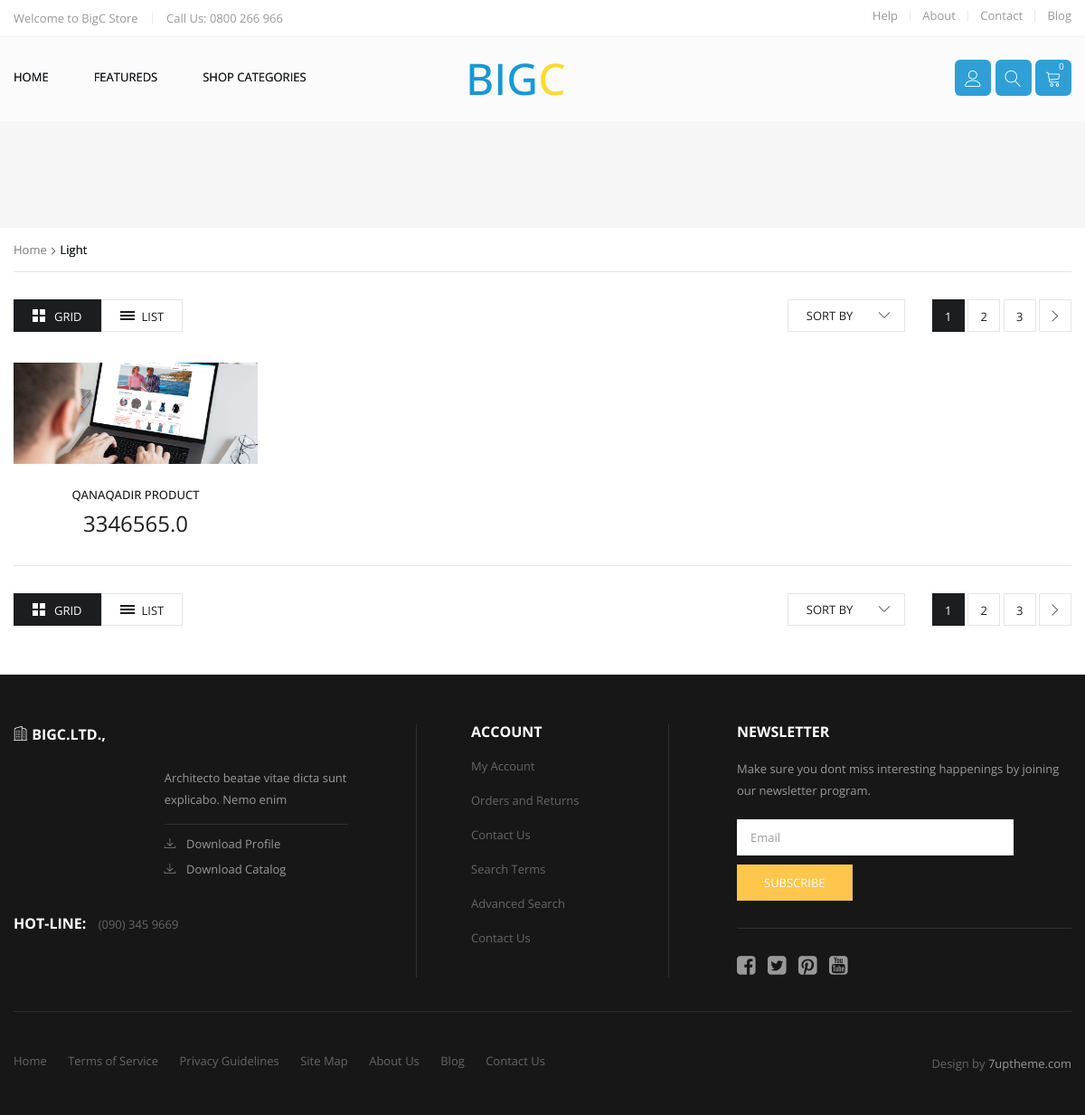
Screenshot of /category/1/bugatti-chiyron with the database file from the repository.
### product/models.py (models this page shows, shortened)
class Product(models.Model):
    STATUS = (
        ('True', 'Mavjud'),
        ('False', 'Mavjud emas'),
    )
    category = models.ForeignKey(Category, on_delete=models.CASCADE)
    title = models.CharField(max_length=222,unique=True)
    keywords = models.CharField(max_length=222, unique=True)
    description = models.TextField(blank=True)
    image = models.ImageField(upload_to='images/', blank=True)
    size = models.CharField(max_length=100)
    price = models.FloatField()
    amount = models.IntegerField()
    minamount = models.IntegerField()
    slug = models.SlugField(null=False, unique=True)
    status = models.CharField(max_length=10,choices=STATUS)
    create_at = models.DateTimeField(auto_now_add=True)
    update_at = models.DateTimeField(auto_now=True)
    class Meta:
        verbose_name = 'product'
        verbose_name_plural = 'products'
    def image_tag(self):
        return mark_safe('<img src="{}" height="50"/>'.format(self.image.url))
    image_tag.short_description='Image'

### home/views.py (the view)
# urls.py: path('category/<int:id>/<slug:slug>', views.category_products, name='category_products'),
def category_products(request, id, slug):
    category=Category.objects.all()
    products_latest = Product.objects.all().order_by('-id')[:8] #last 4 product
    catdata =Category.objects.get(pk=id)
    products=Product.objects.filter(category_id=id)
    context = {
        'products':products,
        'category':category,
        'catdata':catdata,
        'products_latest': products_latest,
    }
    return render(request, 'category_products.html', context)

### home/templates/category_products.html (shortened to what this page needs)
{% load static %}
<!DOCTYPE HTML>
<html lang="en-US">
<head>
	<link rel="stylesheet" type="text/css" href="{% static 'css/font-awesome.min.css' %}"/>
	<link rel="stylesheet" type="text/css" href="{% static 'css/font-linearicons.css' %}"/>
	<link rel="stylesheet" type="text/css" href="{% static 'css/bootstrap.css' %}"/>
	<link rel="stylesheet" type="text/css" href="{% static 'css/bootstrap-theme.css' %}"/>
	<link rel="stylesheet" type="text/css" href="{% static 'css/jquery.fancybox.css' %}"/>
	<link rel="stylesheet" type="text/css" href="{% static 'css/jquery-ui.css' %}"/>
	<link rel="stylesheet" type="text/css" href="{% static 'css/owl.carousel.css' %}"/>
	<link rel="stylesheet" type="text/css" href="{% static 'css/owl.transitions.css' %}"/>
	<link rel="stylesheet" type="text/css" href="{% static 'css/owl.theme.css' %}"/>
	<link rel="stylesheet" type="text/css" href="{% static 'css/theme.css' %}" media="all"/>
	<link rel="stylesheet" type="text/css" href="{% static 'css/responsive.css' %}" media="all"/>
{% load static %}
</head>
<body>
<div class="wrap">
	<div id="header">
		<div class="top-header3">
			<div class="container">
				<div class="row">
					<div class="col-md-6 col-sm-6 col-xs-12">
						<p class="contact-top3">
							<label>Welcome to BigC Store </label>
							<span>Call Us: 0800 266 966</span>
						</p>
					</div>
					<div class="col-md-6 col-sm-6 col-xs-12">
						<ul class="menu-top3 list-inline text-right">
							<li><a href="#">Help</a></li>
							<li><a href="#">About</a></li>
							<li><a href="#">Contact</a></li>
							<li><a href="#">Blog</a></li>
						</ul>
					</div>
				</div>
			</div>
		</div>
		<div class="header header3">
			<div class="container">
				<div class="row">
					<div class="col-md-5 col-sm-12 col-xs-12">
						<div class="main-nav main-nav3">
							<ul class="main-menu">
								<li class="menu-item-has-childrent current-menu-item">
									<a href="/home">Home</a>
								</li>
								<li class="menu-item-has-childrent">
									<a href="detail.html">featureds</a>
								</li>
								<li class="menu-item-has-childrent">
									<a href="grid.html">Shop categories </a>
								</li>
							</ul>
						</div>
					</div>
					<div class="col-md-3 col-sm-6 col-xs-12">
						<div class="logo-header3">
							<a href="index.html"><h1>BIG<span>C</span></h1></a>
						</div>
					</div>
					<div class="col-md-4 col-sm-6 col-xs-12">
						<div class="info-header info-header3">
							<ul class="info-total">
								<li class="info-user info-user3">
									<a href="#" class="info-icon icon-user"><span class="lnr lnr-user"></span></a>
								</li>
								<li class="info-search">
									<a href="#" class="info-icon icon-search"><span class="lnr lnr-magnifier"></span></a>
								</li>
								<li class="info-cart info-cart3">
									<a href="#" class="info-icon icon-cart"><span class="lnr lnr-cart"></span> <sup>0</sup></a>
								</li>
							</ul>
						</div>
					</div>
				</div>
			</div>
		</div>
	</div>
</div>
	<div id="content">
		<div class="category-slider owl-default">
			<div class="container">
				<div class="row">
					<div class="wrap-item">
						<div class="item">
						</div>
						<div class="item">
						</div>
						<div class="item">
						</div>
						<div class="item">
						</div>
					</div>
				</div>
			</div>
		</div>
		<div class="main-content">
			<div class="container">
				<div class="bread-crumb">
					<a href="#">Home</a> <span class="lnr lnr-chevron-right"></span> <span>Light</span>
				</div>
				<div class="product-grid">
					<div class="sort-pagi-bar top clearfix">
						<ul class="product-sort pull-left list-inline">
							<li><a href="#" class="grid active">Grid</a></li>
							<li><a href="#" class="list">List</a></li>
						</ul>
						<ul class="product-pagi-nav pull-right list-inline">
							<li><a href="#" class="active">1</a></li>
							<li><a href="#">2</a></li>
							<li><a href="#">3</a></li>
							<li><a href="#" class="next"><span class="lnr lnr-chevron-right"></span></a></li>
						</ul>
						<div class="product-filter pull-right">
						</div>
					</div>
					<ul class="list-product row list-unstyled">
                        {% for rs in products %}
						<li class="col-md-3 col-sm-6 col-xs-12">
							<div class="item-product">
								<div class="item-product-thumb">
									<a href="#" class="product-thumb-link"><img class="img-responsive" src="{{ rs.image.url }}" alt="" /></a>
								</div>
								<div class="item-product-info">
									<h1 class="title-product"><a href="/product/{{ rs.id }}/{{ rs.slug }}">{{ rs.title }}</a></h1>
									<div class="info-price">
										<span>{{ rs.price }} </span>
									</div>
								</div>
							</div>
						</li>
                        {% endfor %}
					</ul>
					<div class="sort-pagi-bar bottom clearfix">
						<ul class="product-sort pull-left list-inline">
							<li><a href="grid.html" class="grid active">Grid</a></li>
							<li><a href="list.html" class="list">List</a></li>
						</ul>
						<ul class="product-pagi-nav pull-right list-inline">
							<li><a href="#" class="active">1</a></li>
							<li><a href="#">2</a></li>
							<li><a href="#">3</a></li>
							<li><a href="#" class="next"><span class="lnr lnr-chevron-right"></span></a></li>
						</ul>
						<div class="product-filter pull-right">
						</div>
					</div>
				</div>
			</div>
		</div>
	</div>
	<div id="footer">
		<div class="footer footer-dark">
			<div class="container">
				<div class="row">
					<div class="col-md-4 col-sm-4 col-xs-12">
						<div class="logo logo-footer">
							<a href="#" class="sub-title"><span class="lnr lnr-apartment"></span> bigc.ltd.,</a>
						</div>
						<div class="download">
							<div class="row">
								<div class="col-md-5 col-sm-5 col-xs-12">
								</div>
								<div class="col-md-7 col-sm-7 col-xs-12">
									<p>Architecto beatae vitae dicta sunt explicabo. Nemo enim</p>
									<ul class="download-link list-unstyled">
										<li><a href="#"><span class="lnr lnr-download"></span> Download Profile</a></li>
										<li><a href="#"><span class="lnr lnr-download"></span> Download Catalog</a></li>
									</ul>
								</div>
							</div>
						</div>
						<div class="contact-phone">
							<label class="sub-title">hot-line:</label>
							<span class="phone-number">(090) 345 9669</span>
						</div>
					</div>
					<div class="col-md-4 col-sm-4 col-xs-12">
						<div class="footer-nav">
							<h2 class="sub-title">Account</h2>
							<ul class="list-unstyled">
								<li><a href="#">My Account</a></li>
								<li><a href="#">Orders and Returns</a></li>
								<li><a href="#">Contact Us</a></li>
								<li><a href="#">Search Terms</a></li>
								<li><a href="#">Advanced Search</a></li>
								<li><a href="#">Contact Us</a></li>
							</ul>
						</div>
					</div>
					<div class="col-md-4 col-sm-4 col-xs-12">
						<div class="newsletter">
							<h2 class="sub-title">newsletter</h2>
							<p>Make sure you dont miss interesting happenings by joining our newsletter program.</p>
							<form>
								<input type="text" value="Email" onfocus="if (this.value==this.defaultValue) this.value = ''" onblur="if (this.value=='') this.value = this.defaultValue" />
								<input class="btn-link-default" type="submit" value="subscribe" />
							</form>
						</div>
						<ul class="list-inline share-social">
							<li><a href="#"><i class="fa fa-facebook-square"></i></a></li>
							<li><a href="#"><i class="fa fa-twitter-square"></i></a></li>
							<li><a href="#"><i class="fa fa-pinterest-square"></i></a></li>
							<li><a href="#"><i class="fa fa-youtube-square"></i></a></li>
						</ul>
					</div>
				</div>
				<div class="footer-bottom">
					<div class="row">
						<div class="col-md-9 col-sm-9 col-xs-12">
							<div class="menu-footer">
								<ul class="list-inline">
									<li><a href="#">Home</a></li>
									<li><a href="#">Terms of Service </a></li>
									<li><a href="#">Privacy Guidelines</a></li>
									<li><a href="#">Site Map</a></li>
									<li><a href="#">About Us</a></li>
									<li><a href="#">Blog</a></li>
									<li><a href="#">Contact Us</a></li>
								</ul>
							</div>
						</div>
						<div class="col-md-3 col-sm-3 col-xs-12">
							<div class="copyright">
								<p>Design by <a href="#">7uptheme.com</a></p>
							</div>
						</div>
					</div>
				</div>
			</div>
		</div>
	</div>
</body>
</html>

### rows the page displays
Product: image (picture), title "QANAQADIR PRODUCT", price "3346565.0"
